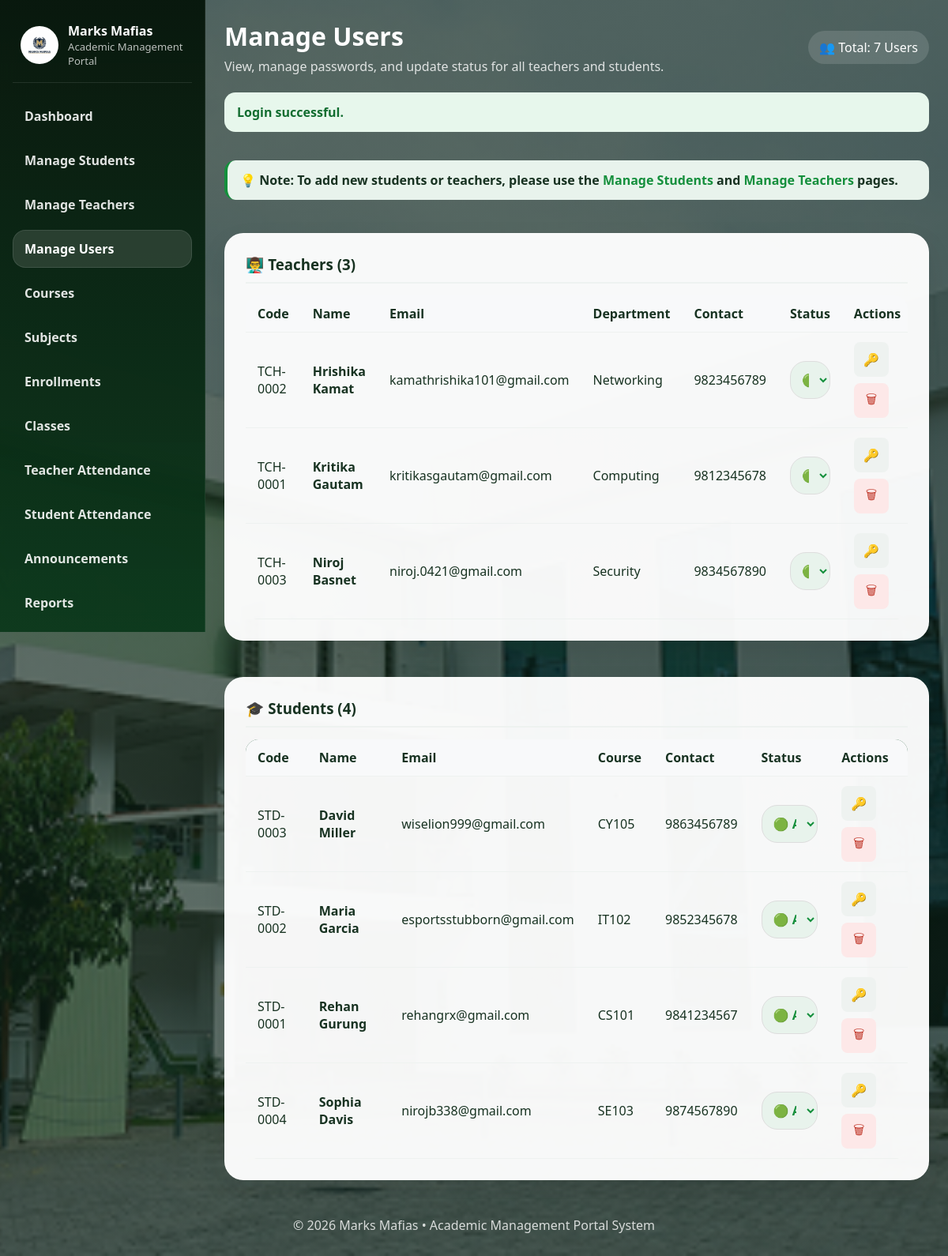
Page /public/admin/users.php (signed in) on the committed database.
### tables this page shows
CREATE TABLE `users` (
  `id` int(11) NOT NULL,
  `role` enum('admin','teacher','student') NOT NULL,
  `role_code` varchar(30) DEFAULT NULL,
  `name` varchar(120) NOT NULL,
  `email` varchar(150) NOT NULL,
  `password` varchar(255) NOT NULL,
  `photo` varchar(255) DEFAULT NULL,
  `dob` date DEFAULT NULL,
  `address` text DEFAULT NULL,
  `contact` varchar(40) DEFAULT NULL,
  `guardian` varchar(120) DEFAULT NULL,
  `qualification` varchar(120) DEFAULT NULL,
  `department` varchar(120) DEFAULT NULL,
  `status` enum('active','inactive') NOT NULL DEFAULT 'active',
  `reset_token` varchar(64) DEFAULT NULL,
  `otp_code` varchar(255) DEFAULT NULL,
  `otp_expires_at` datetime DEFAULT NULL,
  `otp_attempts` int(11) DEFAULT 0,
  `last_otp_request` datetime DEFAULT NULL,
  `reset_expires_at` datetime DEFAULT NULL,
  `created_at` timestamp NOT NULL DEFAULT current_timestamp()
);

### public/admin/users.php (the view, shortened to what this page needs)
<?php
require_once dirname(dirname(__DIR__)) . '/includes/auth.php';
$users = $pdo->query('
    SELECT * FROM users
    WHERE role != "admin"
    ORDER BY role, name
')->fetchAll();
$teachers = array_filter($users, function ($u) {
    return $u['role'] === 'teacher';
});
$students = array_filter($users, function ($u) {
    return $u['role'] === 'student';
});
include dirname(dirname(__DIR__)) . '/includes/header.php';
?>
<div class="dashboard-shell">
    <?php include dirname(dirname(__DIR__)) . '/includes/sidebar.php'; ?>
    <main class="main-panel">
        <div class="dashboard-top">
            <div class="dashboard-title">
                <h1>Manage Users</h1>
                <p>View, manage passwords, and update status for all teachers and students.</p>
            </div>
            <div class="user-chip">
                👥 Total: <?= count($users) ?> Users
            </div>
        </div>
        <div class="alert alert-info" style="background: #e8f3ec; border-left: 4px solid #148f3c; margin-bottom: 20px;">
            <strong>💡 Note:</strong> To add new students or teachers, please use the
            <a href="<?= BASE_URL ?>/admin/students.php" style="color: #148f3c; font-weight: bold;">Manage Students</a> and
            <a href="<?= BASE_URL ?>/admin/teachers.php" style="color: #148f3c; font-weight: bold;">Manage Teachers</a> pages.
        </div>
        <?php if (count($teachers) > 0): ?>
            <div class="table-card" style="margin-bottom: 24px;">
                <h3 style="margin: 0 0 15px 0; padding-bottom: 10px; border-bottom: 2px solid #eef2f0;">
                    👨‍🏫 Teachers (<?= count($teachers) ?>)
                </h3>
                <div class="table-wrap">
                    <table class="users-table">
                        <thead>
                            <tr>
                                <th>Code</th>
                                <th>Name</th>
                                <th>Email</th>
                                <th>Department</th>
                                <th>Contact</th>
                                <th>Status</th>
                                <th>Actions</th>
                            </tr>
                        </thead>
                        <tbody>
                            <?php foreach ($teachers as $item): ?>
                                <tr>
                                    <td><?= e($item['role_code']) ?></td>
                                    <td><strong><?= e($item['name']) ?></strong></td>
                                    <td><?= e($item['email']) ?></td>
                                    <td><?= e($item['department'] ?: '-') ?></td>
                                    <td><?= e($item['contact'] ?: '-') ?></td>
                                    <td>
                                        <form method="post" style="display: inline;">
                                            <select name="status" onchange="this.form.submit()" style="padding: 5px 10px; border-radius: 20px; border: 1px solid #ddd; background: <?= $item['status'] === 'active' ? '#e8f3ec' : '#fde8e8' ?>; color: <?= $item['status'] === 'active' ? '#148f3c' : '#c0392b' ?>; font-weight: bold;">
                                                <option value="active" <?= $item['status'] === 'active' ? 'selected' : '' ?>>🟢 Active</option>
                                            </select>
                                        </form>
                                    </td>
                                    <td>
                                        <div class="inline-actions">
                                            <button class="icon-btn" onclick="showResetModal(<?= (int)$item['id'] ?>, '<?= e($item['name']) ?>')" title="Reset Password" style="cursor: pointer;">🔑</button>
                                            <form method="post" onsubmit="return confirm('Delete this teacher? This action cannot be undone.');" style="display: inline;">
                                                <button class="icon-btn danger" title="Delete">🗑</button>
                                            </form>
                                        </div>
                                    </td>
                                </tr>
                            <?php endforeach; ?>
                        </tbody>
                    </table>
                </div>
            </div>
        <?php endif; ?>
        <?php if (count($students) > 0): ?>
            <div class="table-card">
                <h3 style="margin: 0 0 15px 0; padding-bottom: 10px; border-bottom: 2px solid #eef2f0;">
                    🎓 Students (<?= count($students) ?>)
                </h3>
                <div class="table-wrap">
                    <table class="users-table">
                        <thead>
                            <tr>
                                <th>Code</th>
                                <th>Name</th>
                                <th>Email</th>
                                <th>Course</th>
                                <th>Contact</th>
                                <th>Status</th>
                                <th>Actions</th>
                            </tr>
                        </thead>
                        <tbody>
                            <?php foreach ($students as $item): ?>
                                <tr>
                                    <td><?= e($item['role_code']) ?></td>
                                    <td><strong><?= e($item['name']) ?></strong></td>
                                    <td><?= e($item['email']) ?></td>
                                    <td><?= e($item['department'] ?: '-') ?></td>
                                    <td><?= e($item['contact'] ?: '-') ?></td>
                                    <td>
                                        <form method="post" style="display: inline;">
                                            <select name="status" onchange="this.form.submit()" style="padding: 5px 10px; border-radius: 20px; border: 1px solid #ddd; background: <?= $item['status'] === 'active' ? '#e8f3ec' : '#fde8e8' ?>; color: <?= $item['status'] === 'active' ? '#148f3c' : '#c0392b' ?>; font-weight: bold;">
                                                <option value="active" <?= $item['status'] === 'active' ? 'selected' : '' ?>>🟢 Active</option>
                                            </select>
                                        </form>
                                    </td>
                                    <td>
                                        <div class="inline-actions">
                                            <button class="icon-btn" onclick="showResetModal(<?= (int)$item['id'] ?>, '<?= e($item['name']) ?>')" title="Reset Password" style="cursor: pointer;">🔑</button>
                                            <form method="post" onsubmit="return confirm('Delete this student? This action cannot be undone.');" style="display: inline;">
                                                <button class="icon-btn danger" title="Delete">🗑</button>
                                            </form>
                                        </div>
                                    </td>
                                </tr>
                            <?php endforeach; ?>
                        </tbody>
                    </table>
                </div>
            </div>
        <?php endif; ?>
    </main>
</div>
<?php include dirname(dirname(__DIR__)) . '/includes/footer.php'; ?>

### assets/css/style.css (style rules this page uses)
:root { --primary: #148f3c; --primary-dark: #0b6a2b; --primary-soft: #dff4e4; --accent: #f5fff7; --white: #fff; --text: #173221; --muted: #5f7567; --border: #d6e7da; --danger: #cf3a3a; --shadow: 0 14px 34px rgba(0, 0, 0, 0.08); --shadow-lg: 0 26px 60px rgba(0, 0, 0, 0.16); --radius: 18px; --radius-lg: 30px; }
* { box-sizing: border-box; }
html { scroll-behavior: smooth; }
body { margin: 0; font-family: Segoe UI, Tahoma, sans-serif; color: var(--text); background: linear-gradient(rgba(14, 36, 24, 0.68), rgba(14, 36, 24, 0.64)), url("../images/bg.jpg") center/cover no-repeat; background-attachment: scroll; }
a { text-decoration: none; color: inherit; }
.content-card, .table-card, .form-card, .panel-card { background: rgba(255, 255, 255, 0.96); border-radius: var(--radius); box-shadow: var(--shadow); border: 1px solid rgba(255, 255, 255, 0.5); }
.table-card { padding: 20px; }
input, select, textarea { width: 100%; min-height: 48px; padding: 12px 14px; border: 1px solid #cedbd1; border-radius: 16px; font: inherit; background: #fff; }
.alert { padding: 14px 16px; border-radius: 14px; margin: 0 0 14px; font-weight: 700; }
.table-wrap { overflow-x: auto; border-radius: 16px; }
table { width: 100%; border-collapse: collapse; background: transparent; }
thead { background: #104f27; color: #fff; }
th, td { padding: 14px 16px; text-align: left; vertical-align: top; border-bottom: 1px solid #ebf1ec; }
.inline-actions { display: flex; gap: 10px; align-items: center; flex-wrap: nowrap; }
.inline-actions form { margin: 0; }
.icon-btn, .btn-icon { display: inline-flex; align-items: center; justify-content: center; width: 42px; height: 42px; border-radius: 14px; border: 1px solid #d7e4da; background: #eff8f1; color: #196438; font-size: 1rem; }
.icon-btn.danger, .btn-icon.danger { background: #fff2f2; border-color: #f1c3c3; color: #c23a3a; }
.main-panel { display: flex; flex-direction: column; gap: 22px; }
.dashboard-top { margin-bottom: 0; }
.main-panel > .form-card, .main-panel > .table-card, .main-panel > .content-card, .main-panel > .panel-card, .main-panel > .assignment-shell { margin: 0; }
.form-card, .table-card, .content-card, .panel-card { width: 100%; border-radius: 24px; }
.table-card { padding: 26px; }
.table-wrap { margin-top: 6px; }
.inline-actions { gap: 12px; }
.inline-actions form { display: inline-flex; margin: 0; }
.icon-btn, .btn-icon { width: 44px; height: 44px; flex: 0 0 auto; }

### assets/css/dashboard.css (style rules this page uses)
.dashboard-shell { display: block; min-height: 100vh; position: relative; }
.main-panel { margin-left: 260px; padding: 24px; overflow-x: hidden; min-height: 100vh; }
.dashboard-shell { display: block; }
.main-panel { padding: 24px; overflow-x: hidden; }
.dashboard-top { display: flex; align-items: center; justify-content: space-between; gap: 14px; margin-bottom: 18px; }
.dashboard-title h1 { margin: 0; color: #fff; font-size: 2rem; }
.dashboard-title p { margin: 6px 0 0; color: rgba(255, 255, 255, 0.82); }
.user-chip { display: flex; gap: 12px; align-items: center; padding: 10px 14px; border-radius: 999px; background: rgba(255, 255, 255, 0.13); color: #fff; }
.main-panel { display: flex; flex-direction: column; gap: 22px; }
.dashboard-top { margin-bottom: 0; }
.main-panel > .form-card, .main-panel > .table-card, .main-panel > .content-card, .main-panel > .panel-card { margin: 0; }
.form-card, .table-card, .content-card, .panel-card { width: 100%; border-radius: 24px; }
.table-card { padding: 26px; }
.inline-actions { gap: 12px; }
.inline-actions form { display: inline-flex; margin: 0; }
.icon-btn, .btn-icon { width: 44px; height: 44px; flex: 0 0 auto; }
td { vertical-align: middle; }
.inline-actions { display: flex; gap: 8px; flex-wrap: wrap; }

### public/admin/users.php (style rules this page uses)
.users-table { width: 100%; border-collapse: collapse; }
.users-table th, .users-table td { padding: 12px 15px; text-align: left; border-bottom: 1px solid #eef2f0; vertical-align: middle; }
.users-table th { background: #f8f9fa; font-weight: 700; color: #173221; }
.inline-actions { display: flex; gap: 8px; align-items: center; }
.icon-btn { background: #eef2f0; border: none; padding: 8px 12px; border-radius: 8px; cursor: pointer; font-size: 1rem; }
.icon-btn.danger { background: #fde8e8; color: #c0392b; }
.alert a { text-decoration: none; }

### rows in the picture
users: role_code "TCH-0002", name "Hrishika Kamat", email "kamathrishika101@gmail.com", department "Networking", contact "9823456789", status "🟢 Active"
users: role_code "TCH-0001", name "Kritika Gautam", email "kritikasgautam@gmail.com", department "Computing", contact "9812345678", status "🟢 Active"
users: role_code "TCH-0003", name "Niroj Basnet", email "niroj.0421@gmail.com", department "Security", contact "9834567890", status "🟢 Active"
users: role_code "STD-0003", name "David Miller", email "wiselion999@gmail.com", department "CY105", contact "9863456789", status "🟢 Active"
users: role_code "STD-0002", name "Maria Garcia", email "esportsstubborn@gmail.com", department "IT102", contact "9852345678", status "🟢 Active"
users: role_code "STD-0001", name "Rehan Gurung", email "rehangrx@gmail.com", department "CS101", contact "9841234567", status "🟢 Active"
users: role_code "STD-0004", name "Sophia Davis", email "nirojb338@gmail.com", department "SE103", contact "9874567890", status "🟢 Active"

### other values in the picture
$label "Dashboard"
$label "Manage Students"
$label "Manage Teachers"
$label "Manage Users"
$label "Courses"
$label "Subjects"
$label "Enrollments"
$label "Classes"
$label "Teacher Attendance"
$label "Student Attendance"
$label "Announcements"
$label "Reports"
count($users) "7"
$item['message'] "Login successful."
count($teachers) "3"
